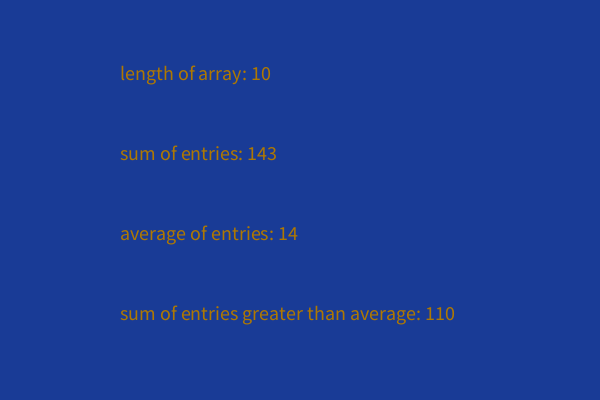
Frame 1 (no input)
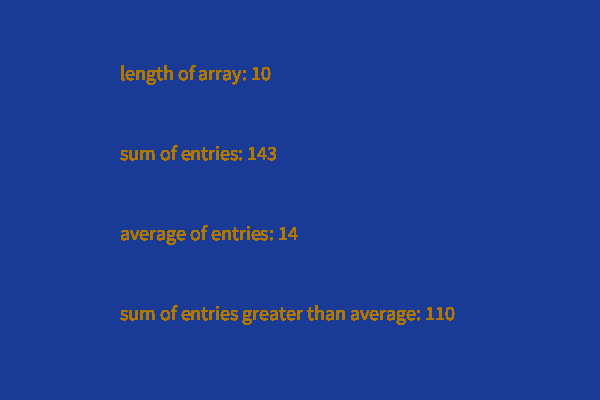
Frame 60 (the mouse pressed at the canvas centre just before this capture)
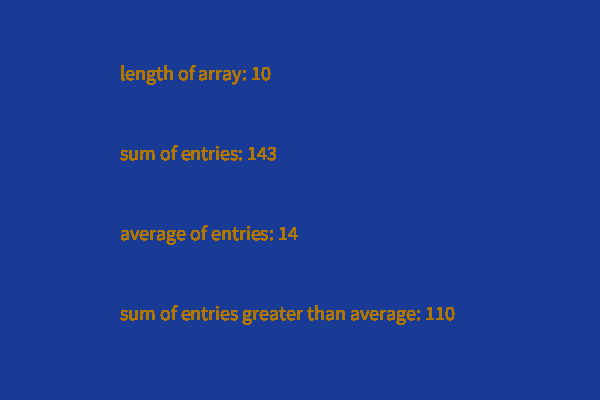
Frame 120 (the mouse held since frame 60 and released just before this capture)

The Processing sketch that drew these frames (run headless with seeded random() and noise(); from frame 60 on, the mouse is pressed at the canvas centre):

// Processing sketch: processing_77635
// ── processing_77635.pde

//Ashley Wong amwong
//Copyright Pittsburgh 2012

int [] n={1,1,2,3,5,8,13,21,34,55};

void setup() {
  size (600,400);
  background(25,59,150);
  fill(175,120,0);
  textSize(20);
}

void draw() {

   text("length of array: " + n.length, width/5, height/5);
   text("sum of entries: " + getSum(), width/5, 2*height/5);
   text("average of entries: " + getAverage(), width/5, 3*height/5);
   text("sum of entries greater than average: "+getGreaterSum(), width/5, 4*height/5);
}

int getSum() {
  int sum=0;
  for(int i=0; i<n.length; i++) {
    sum+= n[i];
  }
  return sum;
}

int getAverage() {
  int average=0;
  for(int i=0;i<n.length;i++) {
    average=getSum()/n.length;
  }
  return average;
}

int getGreaterSum() {
  int gSum=0;
   for(int i=0;i<n.length;i++) {
     if(n[i]>getAverage()) {
       gSum+=n[i];
     }
   }
   return gSum;
}
